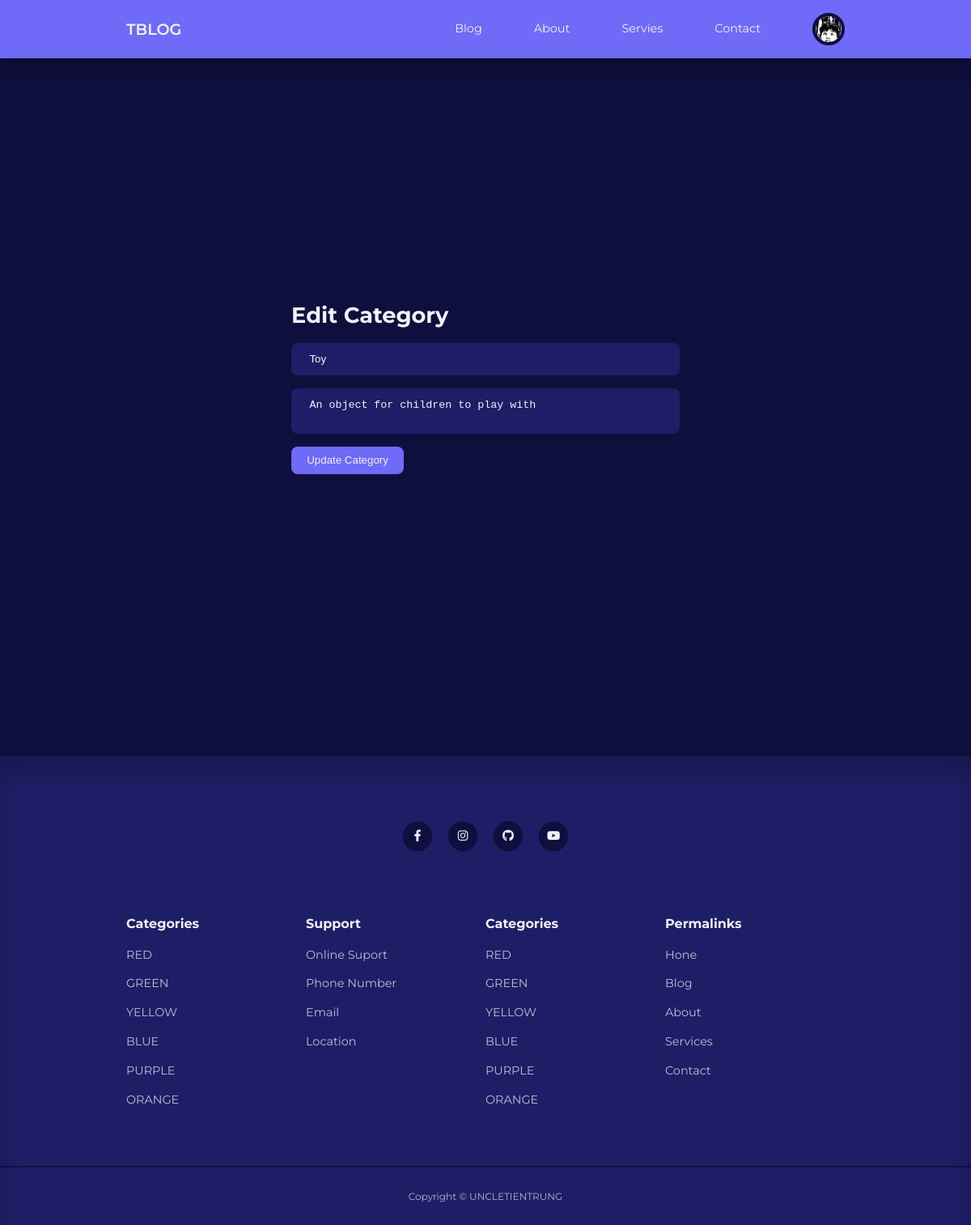
/admin/edit-category.php?id=11 (signed in), run on the app's committed database.
### tables this page shows
CREATE TABLE `users` (
  `id` int(11) UNSIGNED NOT NULL,
  `first_name` varchar(50) NOT NULL,
  `last_name` varchar(50) NOT NULL,
  `user_name` varchar(50) NOT NULL,
  `email` varchar(255) NOT NULL,
  `password` varchar(255) NOT NULL,
  `avatar` varchar(255) NOT NULL,
  `is_admin` tinyint(1) NOT NULL
);

CREATE TABLE `categories` (
  `id` int(11) UNSIGNED NOT NULL,
  `title` varchar(50) NOT NULL,
  `description` text NOT NULL
);

### admin/edit-category.php (the view, shortened to what this page needs)
<?php
    include 'partials/header.php';
    if(isset($_GET['id'])){
        $id=filter_var($_GET['id'], FILTER_SANITIZE_NUMBER_INT);
        $query="SELECT * FROM categories WHERE id = $id";
        $result=mysqli_query($conn, $query);
        if(mysqli_num_rows($result)==1){
            $category=mysqli_fetch_assoc($result);
        }
    }else{
        header('location: '.ROOT_URL.'admin/manage-categories.php');
    }
?>
        <section class="form__section">
        <div class="container form__section-container">
            <h2>Edit Category</h2>
            <form action="<?= ROOT_URL?>admin/edit-category-logic.php" method="POST" enctype="multipart/form-data">
                <input type="text" placeholder="Title" value="<?= $category['title'] ?>" name="title">
                <textarea row="4" placeholder="Description" name="description"><?= $category['description'] ?></textarea>
                <button type="submit" class="btn" name="submit">Update Category</button>
            </form>
        </div>
    </section>
<?php
    include '../partials/footer.php';
?>

### admin/partials/header.php (shortened to what this page needs)
<?php
    require 'config/database.php';
    if(isset($_SESSION['user-id'])){
        $id=filter_var($_SESSION['user-id'], FILTER_SANITIZE_FULL_SPECIAL_CHARS);
        $sql = "SELECT * FROM users WHERE id='$id'";
        $result=mysqli_query($conn, $sql);
        $user=mysqli_fetch_assoc($result);
    }
?>
<!DOCTYPE html>
<html lang="en">
<head>
    <link rel="stylesheet" href="<?= ROOT_URL ?>/css/style.css">
    <link rel="stylesheet" href="https://cdnjs.cloudflare.com/ajax/libs/font-awesome/6.4.0/css/all.min.css">
</head>
<body>
    <nav>
        <div class="container nav__container">
            <a href="<?= ROOT_URL ?>" class="nav__logo">TBLOG</a>
            <ul class="nav__items">
                <li><a href="<?= ROOT_URL ?>blog.php">Blog</a></li>
                <li><a href="<?= ROOT_URL ?>about.php">About</a></li>
                <li><a href="<?= ROOT_URL ?>services.php">Servies</a></li>
                <li><a href="<?= ROOT_URL ?>contact.php">Contact</a></li>
                <?php if(isset($_SESSION['user-id'])) : ?>
                    <li class="nav__profile">
                        <div class="avatar">
                            <img src="<?= ROOT_URL . 'images/' .$user['avatar']?>">
                        </div>
                    </li>
                <?php else : ?>
                    <li><a href="<?= ROOT_URL ?>signin.php">Signin</a></li>
                <?php endif; ?>
            </ul>
        </div>
    </nav>

### css/style.css (style rules this page uses)
:root { --color-primary: #6f6af8; --color-primary-light: hsl(242,91%,69,18%); --color-primary-variant: #5854c7; --color-red: #da0f3f; --color-red-light: hsl(346, 87%, 46%, 15%); --color-green: #00c476; --color-green-light: hsl(156, 100%, 38%, 15%); --color-gray-900: #1e1e66; --color-gray-700: #2d2b7c; --color-gray-300: rgba(242, 242, 254, 0.3); --color-gray-200: rgba(242, 242, 254, 0.7); --color-white: #f2f2fe; --color-bg: #0f0f3e; --transition: all 300ms ease; --container-width-lg: 74%; --container-width-md: 88%; --form-width: 40%; --card-border-radius-1: 0.3rem; --card-border-radius-2: 0.5rem; --card-border-radius-3: 0.8rem; --card-border-radius-4: 2rem; --card-border-radius-5: 5rem; }
* { margin: 0; padding: 0; outline: 0; border: 0; appearance: 0; list-style: none; text-decoration: none; box-sizing: border-box; }
body { font-family: "Montserrat", sans-serif; line-height: 1.6; color: var(--color-gray-200); overflow-x: hidden; background: var(--color-bg); font-size: 0.9rem; }
.container { width: var(--container-width-lg); max-width: 1800px; margin-inline: auto; }
section { margin-top: 3rem; width: 100vw; }
h1, h2, h3, h4, h5 { color: var(--color-white); line-height: 1.3; }
h2 { font-size: 1.7rem; margin: 1rem 0; }
a { color: var(--color-white); transition: var(--transition); }
img { display: block; width: 100%; object-fit: cover; }
nav { background: var(--color-primary); width: 100vw; height: 4.5rem; position: fixed; top: 0; z-index: 10; box-shadow: 0 1rem 1rem rgba(0, 0, 0, 0.2); }
.nav__container { height: 100%; display: flex; align-items: center; justify-content: space-between; }
.avatar { width: 2.5rem; height: 2.5rem; border-radius: 50%; overflow: hidden; border: 0.3rem solid var(--color-bg); }
.nav__logo { font-weight: 600; font-size: 1.2rem; }
.nav__items { display: flex; align-items: center; gap: 4rem; }
.nav__profile { position: relative; cursor: pointer; }
.btn { display: inline-block; width: fit-content; padding: 0.6rem 1.2rem; background-color: var(--color-primary); border-radius: var(--card-border-radius-2); cursor: pointer; transition: var(--transition); color: var(--color-white); }
.form__section { display: grid; place-items: center; height: 100vh; margin-bottom: 4rem; }
.form__section-container { width: var(--form-width); }
form { display: flex; flex-direction: column; gap: 1rem; }
input, textarea, select { padding: 0.8rem 1.4rem; background-color: var(--color-gray-900); border-radius: var(--card-border-radius-2); resize: none; color: var(--color-white); }

### data on the page
users: avatar (picture)
categories: title "Toy", description "An object for children to play with"
